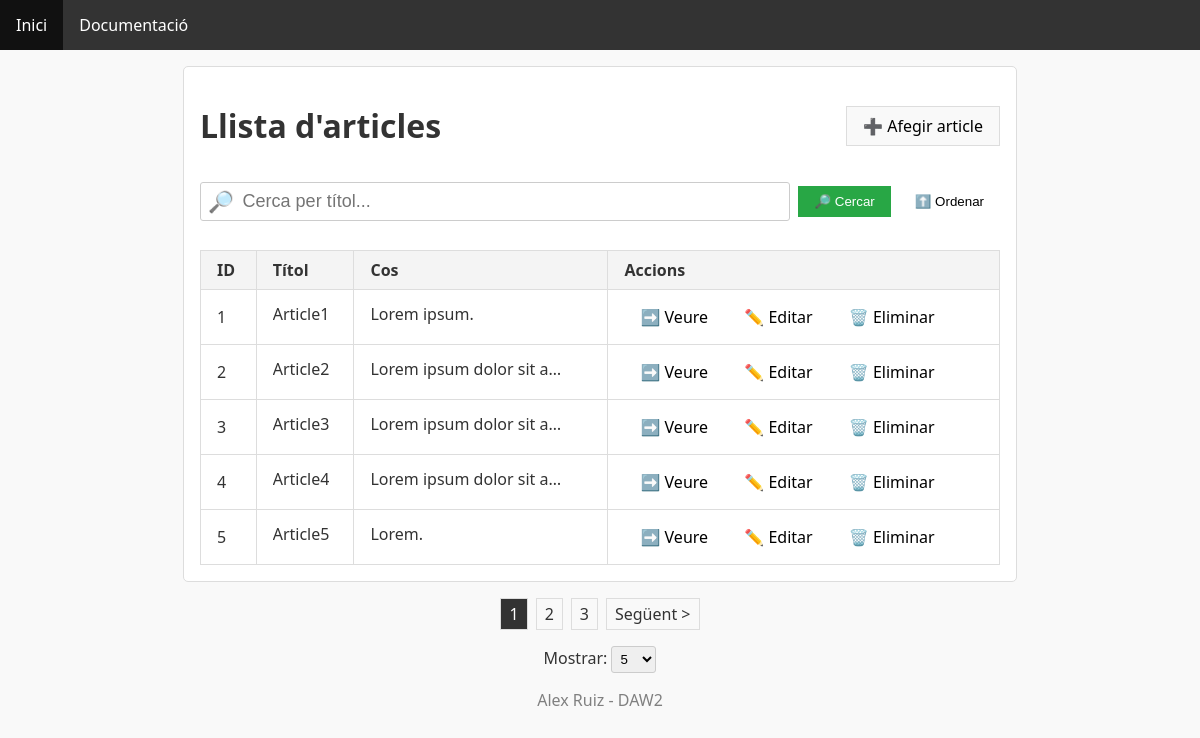
The page /app/view/list.php on the database its author committed.
### tables this page shows
CREATE TABLE articles (
    id INT AUTO_INCREMENT PRIMARY KEY,
    titol VARCHAR(100) NOT NULL,
    cos TEXT NOT NULL
);

### app/model/dao/ArticleDAO.php (called while the page is built, shortened)
<?php
require_once __DIR__ . '/../connection.php';
require_once __DIR__ . '/../entities/Article.php';
class ArticleDAO {
    private $conn;
    public function __construct() {
        $this->conn = Connexio::getConnection();
    }
    public function count($term = '') {
        if ($term === '') {
            $stmt = $this->conn->prepare("SELECT COUNT(*) AS cnt FROM articles");
            $stmt->execute();
        } else {
            $stmt = $this->conn->prepare("SELECT COUNT(*) AS cnt FROM articles WHERE titol LIKE ?");
            $stmt->execute(['%' . $term . '%']);
        }
        $row = $stmt->fetch(PDO::FETCH_ASSOC);
        return (int)$row['cnt'];
    }
    public function getPaginated($limit, $offset, $term = '', $order = 'ASC') {
        $order = strtoupper($order) === 'DESC' ? 'DESC' : 'ASC';
        if ($term === '') {
            $sql = "SELECT * FROM articles ORDER BY id $order LIMIT :limit OFFSET :offset";
            $stmt = $this->conn->prepare($sql);
            $stmt->bindValue(':limit', (int)$limit, PDO::PARAM_INT);
            $stmt->bindValue(':offset', (int)$offset, PDO::PARAM_INT);
            $stmt->execute();
        }
        $rows = $stmt->fetchAll(PDO::FETCH_ASSOC);
        $articles = [];
        foreach ($rows as $row) {
            $articles[] = new Article($row['id'], $row['titol'], $row['cos']);
        }
        return $articles;
    }
}
?>

### app/model/connection.php (called while the page is built)
<?php
class Connexio {
    public static function getConnection() {
        try {
            $conn = new PDO('mysql:host=localhost;dbname=Pt03_Alex_Ruiz', 'root', '');
            $conn->setAttribute(PDO::ATTR_ERRMODE, PDO::ERRMODE_EXCEPTION);
            return $conn;
        } catch (PDOException $e) {
            die("Error de connexió: " . $e->getMessage());
        }
    }
}
?>

### app/model/services/ArticleService.php (called while the page is built, shortened)
<?php
require_once __DIR__ . '/../dao/ArticleDAO.php';
require_once __DIR__ . '/../entities/Article.php';
class ArticleService {
    private $dao;
    public function __construct() {
        $this->dao = new ArticleDAO();
    }
    public function getArticlesPaginated($page = 1, $perPage = 5, $term = '', $order = 'ASC') {
        $page = max(1, (int)$page);
        $perPage = max(1, (int)$perPage);
        $offset = ($page - 1) * $perPage;
        $items = $this->dao->getPaginated($perPage, $offset, $term, $order);
        $total = $this->dao->count($term);
        return ['items' => $items, 'total' => $total];
    }
}
?>

### app/model/entities/Article.php (called while the page is built, shortened)
<?php
class Article {
    private $id;
    private $titol;
    private $cos;
    public function __construct($id = null, $titol = '', $cos = '') {
        $this->id = $id;
        $this->titol = $titol;
        $this->cos = $cos;
    }
    public function getId() {
        return $this->id;
    }
    public function getTitol() {
        return $this->titol;
    }
    public function getCos() {
        return $this->cos;
    }
}
?>

### app/view/list.php (the view, shortened to what this page needs)
<?php
require_once __DIR__ . '/../model/services/ArticleService.php';
$service = new ArticleService();
$term = isset($_GET['term']) ? trim($_GET['term']) : '';
$page = isset($_GET['page']) ? max(1, (int)$_GET['page']) : 1;
$perPage = isset($_GET['perPage']) ? (int)$_GET['perPage'] : 5;
$order = isset($_GET['order']) && strtoupper($_GET['order']) === 'DESC' ? 'DESC' : 'ASC';
$paginated = $service->getArticlesPaginated($page, $perPage, $term, $order);
$articles = $paginated['items'];
$total = $paginated['total'];
$totalPages = (int)ceil($total / $perPage);
?>
<!DOCTYPE html>
<html lang="ca">
<head>
<link rel="stylesheet" href="../../styles.css">
</head>
<body>
    <?php
    include __DIR__ . '/layout/header.php';
    ?>
    <div class="container">
        <header class="list-header">
            <h1>Llista d'articles</h1>
            <a class="ghost-btn add-article-btn" href="form_insert.php">➕ Afegir article</a>
        </header>
        <div>
            <form method="get" action="list.php" class="search-container">
                <label for="searchInput">🔎</label>
                <input type="text" id="searchInput" name="term" placeholder="Cerca per títol..."
                    value="<?=
                    htmlspecialchars($term)
                ?>">
                <button type="submit" class="search-btn">🔎 Cercar</button>
                <button class="ghost-btn" type="submit" name="order" title="Canviar ordre"
                    value="<?= $order === 'ASC' ? 'DESC' : 'ASC' ?>">
                    <?= $order === 'ASC' ? '⬆️ Ordenar' : '⬇️ Ordenar' ?>
                </button>
            </form>
        </div>
        <table>
            <tr><th>ID</th><th>Títol</th><th>Cos</th><th>Accions</th></tr>
            <?php foreach ($articles as $a): ?>
                <tr>
                    <td><?= $a->getId() ?></td>
                    <td><span class="truncate"><?= htmlspecialchars($a->getTitol()) ?></span></td>
                    <td><span class="truncate"><?= htmlspecialchars($a->getCos()) ?></span></td>
                    <td>
                        <a class="ghost-btn" href="form_view.php?id=<?= $a->getId() ?>">➡️ Veure</a>
                        <a class="ghost-btn" href="form_update.php?id=<?= $a->getId() ?>">✏️ Editar</a>
                        <a class="ghost-btn" href="../controller/ArticleController.php?delete=<?= $a->getId() ?>" onclick="return confirm(`Segur que vols eliminar l'article?`)">🗑️ Eliminar</a>
                    </td>
                </tr>
            <?php endforeach; ?>
        </table>
    </div>
    <?php
        include_once __DIR__ . '/components/pagination.php';
        include __DIR__ . '/layout/footer.php';
    ?>
</body>
</html>

### app/view/components/pagination.php (shortened to what this page needs)
<?php
function pageUrl($pageNumber, $term = '', $perPage = null, $order = null) {
    $queryParams = [];
    $queryParams['page'] = $pageNumber;
    if ($perPage !== null) $queryParams['perPage'] = $perPage;
    if ($order !== null) $queryParams['order'] = $order;
    return 'list.php?' . http_build_query($queryParams);
}
?>
<div class="pagination" aria-label="Paginació">
    <?php for ($i = 1; $i <= $totalPages; $i++): ?>
        <a class="page-link ghost-btn <?= $i === $page ? 'active' : '' ?>"
           href="<?= pageUrl($i, $term, $perPage, $order) ?>"><?= $i ?></a>
    <?php endfor; ?>
    <?php if ($page < $totalPages): ?>
        <a class="page-link ghost-btn" href="<?= pageUrl($page + 1, $term, $perPage, $order) ?>">Següent &gt;</a>
    <?php endif; ?>
</div>
<form action="list.php" class="per-page-container">
    <label for="perPage" class="perpage-select">Mostrar:</label>
    <select id="perPage" name="perPage" onchange="this.form.submit()">
        <option value="5" <?= $perPage === 5 ? 'selected' : '' ?>>5</option>
    </select>
</form>

### styles.css (style rules this page uses)
body { font-family: system-ui, -apple-system, BlinkMacSystemFont, 'Segoe UI', Roboto, Oxygen, Ubuntu, Cantarell, 'Open Sans', 'Helvetica Neue', sans-serif; background-color: #f9f9f9; color: #333; margin: 0; padding: 0; }
input { padding: 0.5rem 1rem; margin: 5px 0; border: 1px solid #ccc; border-radius: 3px; }
.container { display: flex; flex-direction: column; max-width: 800px; margin: 1rem auto; overflow: auto; padding: 1rem; border: 1px solid #ddd; border-radius: 5px; background-color: white; gap: .5rem; }
table { width: 100%; border-collapse: collapse; }
th, td { padding: 0.5rem 1rem; border: 1px solid #ddd; }
th { background-color: #f4f4f4; text-align: left; }
form input { padding: 0.5rem 1rem; margin: 5px 0; border: 1px solid #ccc; border-radius: 3px; }
form button { display: inline-flex; padding: 0.5rem 1rem; background-color: #28a745; color: white; border: none; cursor: pointer; white-space: nowrap; }
.ghost-btn { display: inline-block; padding: 0.5rem 1rem; background: none; text-decoration: none; transition: background-color 0.3s, color 0.3s; width: fit-content; height: fit-content; color: black; }
.search-container { position: relative; display: flex; align-items: center; margin-bottom: 1rem; gap: 0.5rem; }
.search-container label { position: absolute; top: 50%; transform: translateY(-50%); margin-inline: 0.5rem; font-size: 1.3rem; opacity: 0.8; }
.search-container input { width: 100%; padding: 0.5rem 2.6rem 0.5rem 2.6rem; border: 1px solid #ccc; border-radius: 3px; font-size: large; }

### app/view/list.php (style rules this page uses)
.truncate { display: inline-block; max-width: 200px; white-space: nowrap; overflow: hidden; text-overflow: ellipsis; }
.pagination { display: flex; justify-content: center; gap: 0.5rem; align-items: center; flex-wrap: wrap; }
.page-link { padding: 0.25rem 0.5rem; border: 1px solid #ddd; text-decoration: none; color: inherit; }
.page-link.active { background: #333; color: #fff; }
.add-article-btn { border: 1px solid #ddd; background-color: #f9f9f9; }
.search-btn { display: inline-flex; padding: 0.5rem 1rem; background-color: #28a745; color: white; border: none; cursor: pointer; white-space: nowrap; }
.list-header { display: flex; flex-direction: row; justify-content: space-between; align-items: center; }
.per-page-container { margin-top: 1rem; text-align: center; }
.per-page-container select { padding: .25rem; border-radius: 3px; border: 1px solid #ccc; cursor: pointer; }

### rows shown on the page
articles: id "1", titol "Article1", cos "Lorem ipsum."
articles: id "2", titol "Article2", cos "Lorem ipsum dolor sit a…"
articles: id "3", titol "Article3", cos "Lorem ipsum dolor sit a…"
articles: id "4", titol "Article4", cos "Lorem ipsum dolor sit a…"
articles: id "5", titol "Article5", cos "Lorem.", perPage "5"
